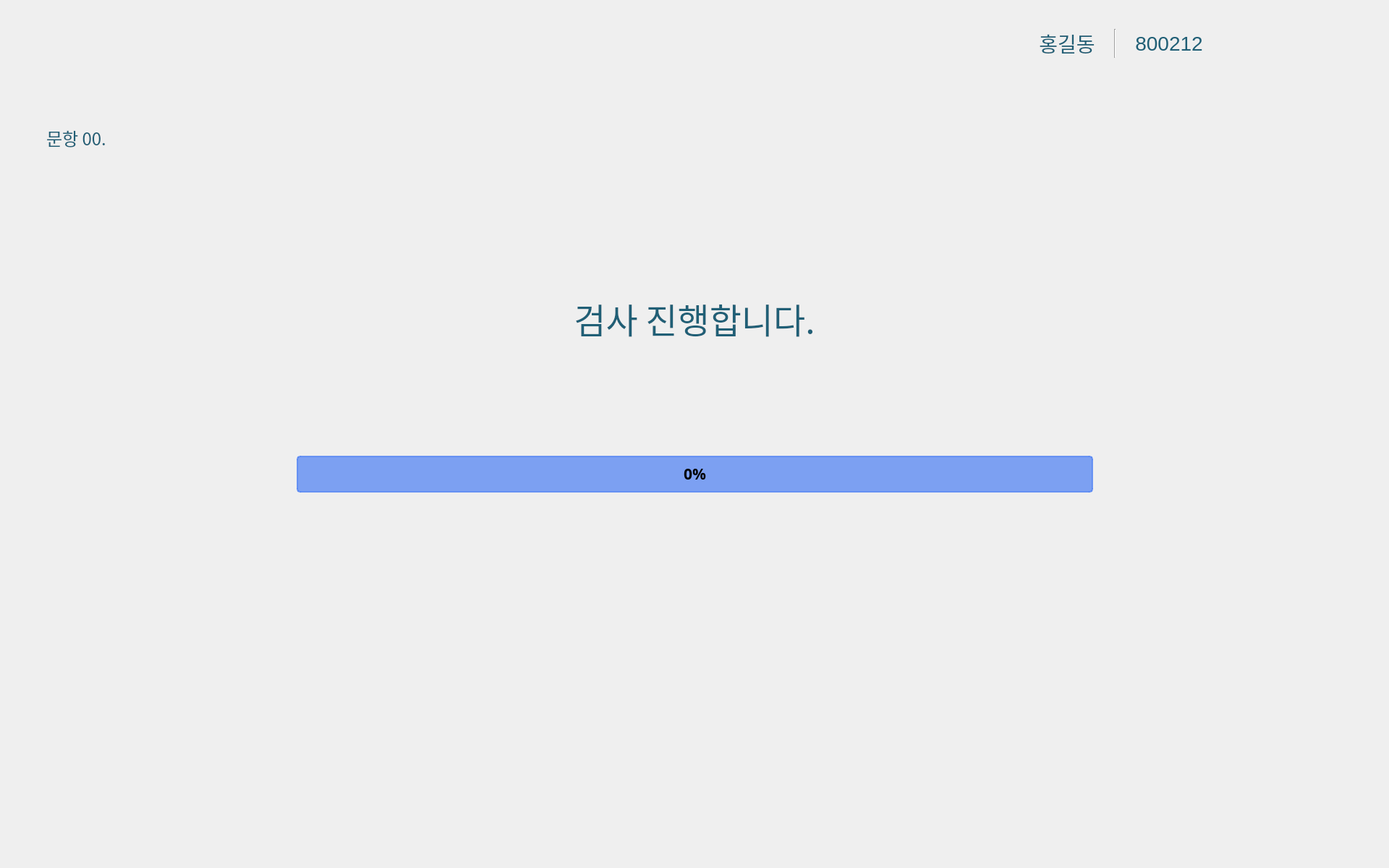
<?xml version="1.0" encoding="UTF-8"?>
<ui version="4.0">
 <class>MainWindow</class>
 <widget class="QMainWindow" name="MainWindow">
  <property name="enabled">
   <bool>true</bool>
  </property>
  <property name="geometry">
   <rect>
    <x>0</x>
    <y>0</y>
    <width>1920</width>
    <height>1200</height>
   </rect>
  </property>
  <property name="sizePolicy">
   <sizepolicy hsizetype="Maximum" vsizetype="Maximum">
    <horstretch>0</horstretch>
    <verstretch>0</verstretch>
   </sizepolicy>
  </property>
  <property name="maximumSize">
   <size>
    <width>1920</width>
    <height>1200</height>
   </size>
  </property>
  <property name="font">
   <font>
    <family>Malgun Gothic</family>
    <pointsize>16</pointsize>
   </font>
  </property>
  <property name="focusPolicy">
   <enum>Qt::FocusPolicy::NoFocus</enum>
  </property>
  <property name="windowTitle">
   <string>후각검사</string>
  </property>
  <property name="styleSheet">
   <string notr="true"/>
  </property>
  <widget class="QWidget" name="centralwidget">
   <widget class="QLabel" name="label_background">
    <property name="geometry">
     <rect>
      <x>0</x>
      <y>0</y>
      <width>1920</width>
      <height>1200</height>
     </rect>
    </property>
    <property name="styleSheet">
     <string notr="true">QLabel{
	image : url(./ui/images/test/t/bg_ready.png);
}</string>
    </property>
    <property name="text">
     <string/>
    </property>
   </widget>
   <widget class="QLabel" name="label_title">
    <property name="geometry">
     <rect>
      <x>735</x>
      <y>0</y>
      <width>450</width>
      <height>120</height>
     </rect>
    </property>
    <property name="font">
     <font>
      <family>Malgun Gothic</family>
      <pointsize>24</pointsize>
      <bold>true</bold>
     </font>
    </property>
    <property name="styleSheet">
     <string notr="true">QLabel{
	image : url(./ui/images/test/t/title.png);
}</string>
    </property>
    <property name="text">
     <string/>
    </property>
    <property name="alignment">
     <set>Qt::AlignmentFlag::AlignCenter</set>
    </property>
   </widget>
   <widget class="QLabel" name="label_guide">
    <property name="geometry">
     <rect>
      <x>35</x>
      <y>340</y>
      <width>1850</width>
      <height>200</height>
     </rect>
    </property>
    <property name="font">
     <font>
      <family>Malgun Gothic</family>
      <pointsize>36</pointsize>
      <italic>false</italic>
      <bold>false</bold>
     </font>
    </property>
    <property name="styleSheet">
     <string notr="true">QLabel{
	color : #205f76;
	font : 36pt;
}</string>
    </property>
    <property name="text">
     <string>&lt;html&gt;&lt;head/&gt;&lt;body&gt;&lt;p align=&quot;center&quot;&gt;검사 진행합니다.&lt;/p&gt;&lt;/body&gt;&lt;/html&gt;</string>
    </property>
    <property name="alignment">
     <set>Qt::AlignmentFlag::AlignLeading|Qt::AlignmentFlag::AlignLeft|Qt::AlignmentFlag::AlignVCenter</set>
    </property>
    <property name="margin">
     <number>0</number>
    </property>
    <property name="indent">
     <number>0</number>
    </property>
   </widget>
   <widget class="QLabel" name="label_seq">
    <property name="geometry">
     <rect>
      <x>50</x>
      <y>170</y>
      <width>111</width>
      <height>41</height>
     </rect>
    </property>
    <property name="font">
     <font>
      <family>Malgun Gothic</family>
      <pointsize>18</pointsize>
      <italic>false</italic>
      <bold>false</bold>
     </font>
    </property>
    <property name="styleSheet">
     <string notr="true">QLabel{
	color : #205f76;
	font : 18pt;
}</string>
    </property>
    <property name="text">
     <string>문항 00.</string>
    </property>
    <property name="alignment">
     <set>Qt::AlignmentFlag::AlignCenter</set>
    </property>
   </widget>
   <widget class="QProgressBar" name="pg_ready">
    <property name="geometry">
     <rect>
      <x>410</x>
      <y>630</y>
      <width>1101</width>
      <height>51</height>
     </rect>
    </property>
    <property name="font">
     <font>
      <family>Malgun Gothic</family>
      <pointsize>16</pointsize>
      <bold>true</bold>
     </font>
    </property>
    <property name="styleSheet">
     <string notr="true">QProgressBar {
border: 2px solid rgba(77, 127, 243, 180);
border-radius: 5px;
text-align: center;
background-color: rgba(77, 127, 243, 180);
color: black;
}
QProgressBar::chunk {
    background-color: #AAD7DD;
}</string>
    </property>
    <property name="value">
     <number>0</number>
    </property>
   </widget>
   <widget class="QWidget" name="widget" native="true">
    <property name="geometry">
     <rect>
      <x>1410</x>
      <y>35</y>
      <width>280</width>
      <height>50</height>
     </rect>
    </property>
    <property name="sizePolicy">
     <sizepolicy hsizetype="Fixed" vsizetype="Fixed">
      <horstretch>0</horstretch>
      <verstretch>0</verstretch>
     </sizepolicy>
    </property>
    <property name="font">
     <font>
      <family>Malgun Gothic</family>
      <pointsize>16</pointsize>
     </font>
    </property>
    <property name="styleSheet">
     <string notr="true">QLabel{
	color : #205f76;
	font : 21pt;
}

Line{
	border : 0px;
	background-color : #205f76;
	margin : 8px 0px;
}</string>
    </property>
    <layout class="QHBoxLayout" name="horizontalLayout_4" stretch="2,1,1">
     <property name="spacing">
      <number>0</number>
     </property>
     <property name="leftMargin">
      <number>0</number>
     </property>
     <property name="topMargin">
      <number>5</number>
     </property>
     <property name="rightMargin">
      <number>0</number>
     </property>
     <property name="bottomMargin">
      <number>5</number>
     </property>
     <item>
      <widget class="QLabel" name="label_name">
       <property name="sizePolicy">
        <sizepolicy hsizetype="Fixed" vsizetype="Preferred">
         <horstretch>0</horstretch>
         <verstretch>0</verstretch>
        </sizepolicy>
       </property>
       <property name="minimumSize">
        <size>
         <width>0</width>
         <height>0</height>
        </size>
       </property>
       <property name="maximumSize">
        <size>
         <width>16777215</width>
         <height>16777215</height>
        </size>
       </property>
       <property name="font">
        <font>
         <pointsize>21</pointsize>
         <italic>false</italic>
         <bold>false</bold>
        </font>
       </property>
       <property name="text">
        <string>홍길동</string>
       </property>
       <property name="alignment">
        <set>Qt::AlignmentFlag::AlignCenter</set>
       </property>
       <property name="indent">
        <number>0</number>
       </property>
      </widget>
     </item>
     <item>
      <widget class="Line" name="line_1">
       <property name="sizePolicy">
        <sizepolicy hsizetype="Fixed" vsizetype="Expanding">
         <horstretch>0</horstretch>
         <verstretch>0</verstretch>
        </sizepolicy>
       </property>
       <property name="orientation">
        <enum>Qt::Orientation::Vertical</enum>
       </property>
      </widget>
     </item>
     <item>
      <widget class="QLabel" name="label_birth_number">
       <property name="sizePolicy">
        <sizepolicy hsizetype="Fixed" vsizetype="Preferred">
         <horstretch>0</horstretch>
         <verstretch>0</verstretch>
        </sizepolicy>
       </property>
       <property name="minimumSize">
        <size>
         <width>0</width>
         <height>0</height>
        </size>
       </property>
       <property name="maximumSize">
        <size>
         <width>16777215</width>
         <height>16777215</height>
        </size>
       </property>
       <property name="font">
        <font>
         <pointsize>21</pointsize>
         <italic>false</italic>
         <bold>false</bold>
        </font>
       </property>
       <property name="text">
        <string>800212</string>
       </property>
       <property name="alignment">
        <set>Qt::AlignmentFlag::AlignCenter</set>
       </property>
       <property name="margin">
        <number>0</number>
       </property>
       <property name="indent">
        <number>-1</number>
       </property>
      </widget>
     </item>
    </layout>
   </widget>
  </widget>
 </widget>
 <resources/>
 <connections/>
</ui>
